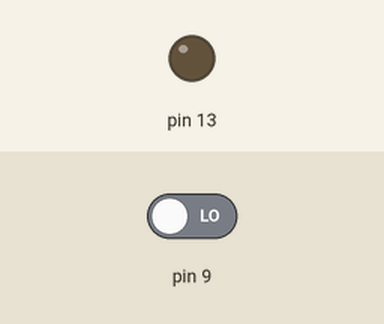
Recording of a sketch running on a simulated Arduino Uno, built with avr-gcc and run on an emulated ATmega328P. On the bench: output pins drawn as LEDs (lit = HIGH). The inputs (shaded band) are chosen by the test bench; at power-on: pin 9 LOW.

Above: at 1.2 s.
1.3 s: pin 9 driven HIGH
At 1.7 s:
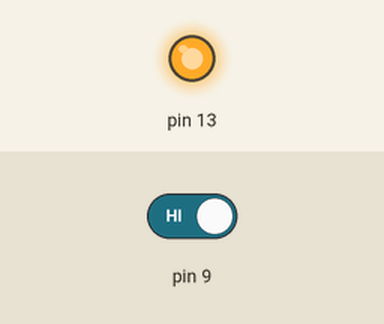
Timing chart, 0 to 4.3 s (numbered marks = the images above; inputs shaded):
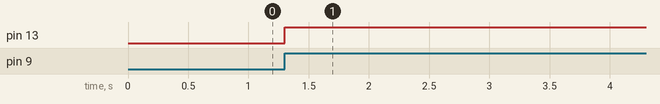

Measured:
- after the input at 1.3 s, pin 13: LOW → HIGH at once

The sketch:

single_test.ino
```cpp
void setup() {
  pinMode(9, INPUT);
  pinMode(13, OUTPUT);
}
int x = 0;
void loop() {
  if(digitalRead(9)){
    x = !x;
    digitalWrite(13, x);
    delay(100);
    while(digitalRead(9));
  }
}
```
